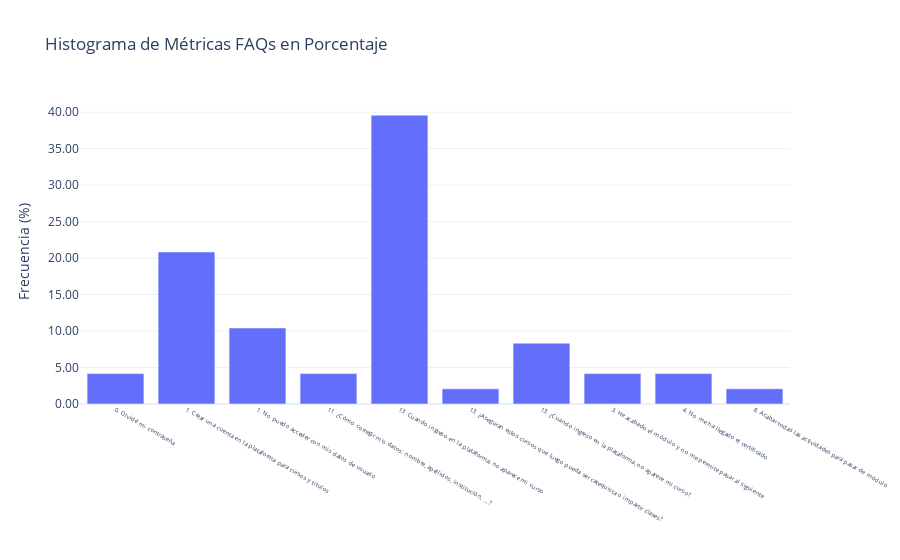

The notebook cell saved with this chart:
### Code cell
import pandas as pd  
import plotly.express as px  
  
# Cargar datos  
df = pd.read_excel('docs/metricas_FAQS.xlsx', index_col=0).iloc[:, :3]  

# Calcular las frecuencias relativas en porcentaje  
counts = df['gpt-3.5-turbo'].value_counts().sort_index()  
percentages = (counts / counts.sum()) * 100  
# Crear un gráfico de barras con los porcentajes  
fig = px.bar(percentages,  
             title='Histograma de Métricas FAQs en Porcentaje',  
             labels={'index': 'Valores', 'value': 'Frecuencia (%)'},  
             template='plotly_white')  

# Mejorar visualmente el gráfico  
fig.update_layout(  
    showlegend=False,  # Ocultar la leyenda  
    xaxis_tickfont=dict(size=6),  # Reducir el tamaño de los ticks del eje X  
    xaxis_title="",  # Eliminar el título del eje X  
    yaxis=dict(  
        tickformat=".2f"  # Formato de dos decimales para los porcentajes  
    )  
)  
# Mostrar el gráfico  
fig.show()

### Figure 1 — Plotly figure (JSON) as saved in the notebook; plotly's stock layout.template omitted (floating-point values rounded to 4 significant figures)
{"data": [{"alignmentgroup": "True", "hovertemplate": "variable=count<br>gpt-3.5-turbo=%{x}<br>Frecuencia (%)=%{y}<extra></extra>", "legendgroup": "count", "marker": {"color": "#636efa", "pattern": {"shape": ""}}, "name": "count", "offsetgroup": "count", "orientation": "v", "showlegend": true, "textposition": "auto", "type": "bar", "x": ["0. Olvidé mi contraseña", "1. Crear una cuenta en la plataforma para cursos y títulos", "1. No puedo acceder con mis datos de usuario", "11. ¿Cómo corregir mis datos: nombre, apellidos, institución, ...?", "13. Cuando ingreso en la plataforma, no aparece mi curso", "13. ¿Aseguran estos cursos que luego pueda ser catequista o impartir clases?", "13. ¿Cuando ingreso en la plataforma, no aparece mi curso?", "3. He acabado el módulo y no me permite pasar al siguiente", "4. No me ha llegado el certificado", "8. Acabar todas las actividades para pasar de módulo"], "xaxis": "x", "y": [4.167, 20.83, 10.42, 4.167, 39.58, 2.083, 8.333, 4.167, 4.167, 2.083], "yaxis": "y"}], "layout": {"barmode": "relative", "legend": {"title": {"text": "variable"}, "tracegroupgap": 0}, "showlegend": false, "title": {"text": "Histograma de Métricas FAQs en Porcentaje"}, "xaxis": {"anchor": "y", "domain": [0, 1], "tickfont": {"size": 6}, "title": {"text": ""}}, "yaxis": {"anchor": "x", "domain": [0, 1], "tickformat": ".2f", "title": {"text": "Frecuencia (%)"}}}}
